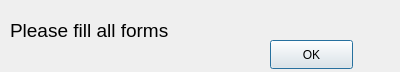
<?xml version="1.0" encoding="UTF-8"?>
<ui version="4.0">
 <class>IncorrectInputExceptionWindow</class>
 <widget class="QDialog" name="IncorrectInputExceptionWindow">
  <property name="geometry">
   <rect>
    <x>0</x>
    <y>0</y>
    <width>400</width>
    <height>72</height>
   </rect>
  </property>
  <property name="windowTitle">
   <string>Dialog</string>
  </property>
  <widget class="QLabel" name="label">
   <property name="geometry">
    <rect>
     <x>10</x>
     <y>20</y>
     <width>241</width>
     <height>20</height>
    </rect>
   </property>
   <property name="font">
    <font>
     <pointsize>14</pointsize>
    </font>
   </property>
   <property name="text">
    <string>Please fill all forms</string>
   </property>
  </widget>
  <widget class="QPushButton" name="pushButton">
   <property name="geometry">
    <rect>
     <x>270</x>
     <y>40</y>
     <width>83</width>
     <height>29</height>
    </rect>
   </property>
   <property name="text">
    <string>OK</string>
   </property>
  </widget>
 </widget>
 <resources/>
 <connections/>
</ui>
